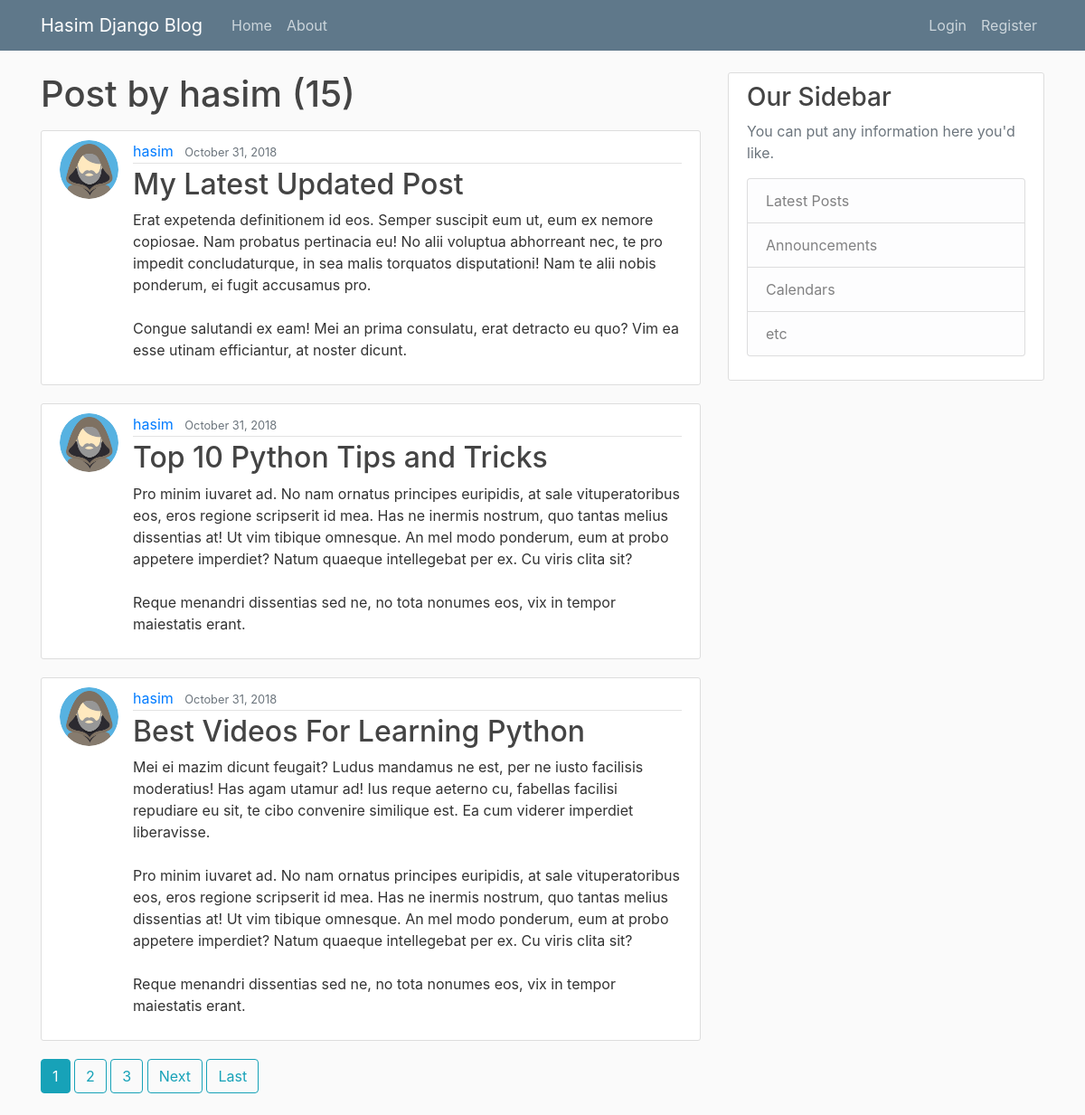
Screenshot of /user/hasim with the database file from the repository.
### blog/models.py (models this page shows, shortened)
class Post(models.Model):
    title = models.CharField(max_length=100)
    content = models.TextField()
    date_posted = models.DateTimeField(default=timezone.now)
    author = models.ForeignKey(User, on_delete = models.CASCADE)

### users/models.py (models this page shows, shortened)
class Profile(models.Model):
    user = models.OneToOneField(User, on_delete=models.CASCADE)
    image = models.ImageField(default='default.png', upload_to='profile_pics')

### blog/views.py (the view)
# urls.py: path('user/<str:username>', UserPostListView.as_view(), name='user-posts'),
class UserPostListView(ListView):
    model = Post
    template_name = 'blog/user_posts.html'
    context_object_name = 'posts'
    paginate_by = 3
    def get_queryset(self):
        user = get_object_or_404(User, username=self.kwargs.get('username'))
        return Post.objects.filter(author=user).order_by('-date_posted')

### blog/templates/blog/user_posts.html (shortened to what this page needs)
{% extends "blog/base.html" %}
{% block content %}
<h1 class="mb-3"> Post by {{ view.kwargs.username}} ({{ page_obj.paginator.count }})</h1>
{% for post in posts %}
<article class="media content-section">
    <img class="rounded-circle article-img" src="{{ post.author.profile.image.url }}">
    <div class="media-body">
        <div class="article-metadata">
            <a class="mr-2" href="{% url 'user-posts' post.author.username %}">{{ post.author }}</a>
            <small class="text-muted">{{ post.date_posted|date:"F d, Y" }}</small>
        </div>
        <h2><a class="article-title" href="{% url 'post-detail' post.id %}">{{ post.title }}</a></h2>
        <p class="article-content">{{ post.content }}</p>
    </div>
</article>
{% endfor %}
{% if is_paginated %}
      {% for num in page_obj.paginator.page_range %}
        {% if page_obj.number == num %}
          <a class="btn btn-info mb-4" href="?page={{ num }}">{{ num }}</a>
        {% elif num > page_obj.number|add:'-3' and num < page_obj.number|add:'3' %}
          <a class="btn btn-outline-info mb-4" href="?page={{ num }}">{{ num }}</a>
        {% endif %}
      {% endfor %}
      {% if page_obj.has_next %}
        <a class="btn btn-outline-info mb-4" href="?page={{ page_obj.next_page_number }}">Next</a>
        <a class="btn btn-outline-info mb-4" href="?page={{ page_obj.paginator.num_pages }}">Last</a>
      {% endif %}
{% endif %}
{% endblock content %}

### blog/static/blog/main.css (style rules this page uses)
body { background: #fafafa; color: #333333; margin-top: 5rem; }
h1, h2, h3, h4, h5, h6 { color: #444444; }
.content-section { background: #ffffff; padding: 10px 20px; border: 1px solid #dddddd; border-radius: 3px; margin-bottom: 20px; }
.article-title { color: #444444; }
.article-content { white-space: pre-line; }
.article-img { height: 65px; width: 65px; margin-right: 16px; }
.article-metadata { padding-bottom: 1px; margin-bottom: 4px; border-bottom: 1px solid #e3e3e3 }

### rows the page displays
Post: author.profile.image (picture), author "hasim", date_posted "October 31, 2018", title "My Latest Updated Post", content "Erat expetenda definitionem id eos. Semper suscipit eum ut, eum ex nemore copiosae. Nam probatus pertinacia eu! No alii voluptua abhorreant nec, te pro impedit concludaturque, in sea malis torquatos disputationi! Nam te alii nobis ponderum, ei fugit accusamus pro. Congue salutandi ex eam! Mei an prima consulatu, erat detracto eu quo? Vim ea esse utinam efficiantur, at noster dicunt."
Post: author.profile.image (picture), author "hasim", date_posted "October 31, 2018", title "Top 10 Python Tips and Tricks", content "Pro minim iuvaret ad. No nam ornatus principes euripidis, at sale vituperatoribus eos, eros regione scripserit id mea. Has ne inermis nostrum, quo tantas melius dissentias at! Ut vim tibique omnesque. An mel modo ponderum, eum at probo appetere imperdiet? Natum quaeque intellegebat per ex. Cu viris clita sit? Reque menandri dissentias sed ne, no tota nonumes eos, vix in tempor maiestatis erant."
Post: author.profile.image (picture), author "hasim", date_posted "October 31, 2018", title "Best Videos For Learning Python", content "Mei ei mazim dicunt feugait? Ludus mandamus ne est, per ne iusto facilisis moderatius! Has agam utamur ad! Ius reque aeterno cu, fabellas facilisi repudiare eu sit, te cibo convenire similique est. Ea cum viderer imperdiet liberavisse. Pro minim iuvaret ad. No nam ornatus principes euripidis, at sale vituperatoribus eos, eros regione scripserit id mea. Has ne inermis nostrum, quo tantas melius dissentias at! Ut vim tibique omnesque. An mel modo ponderum, eum at probo appetere imperdiet? Natum quaeque intellegebat per ex. Cu viris clita sit? Reque menandri dissentias sed ne, no tota nonumes eos, vix in tempor maiestatis erant."

### other values shown
{{ view.kwargs.username }} "hasim"
{{ page_obj.paginator.count }} "15"
{{ num }} "1"
{{ num }} "2" "3"
